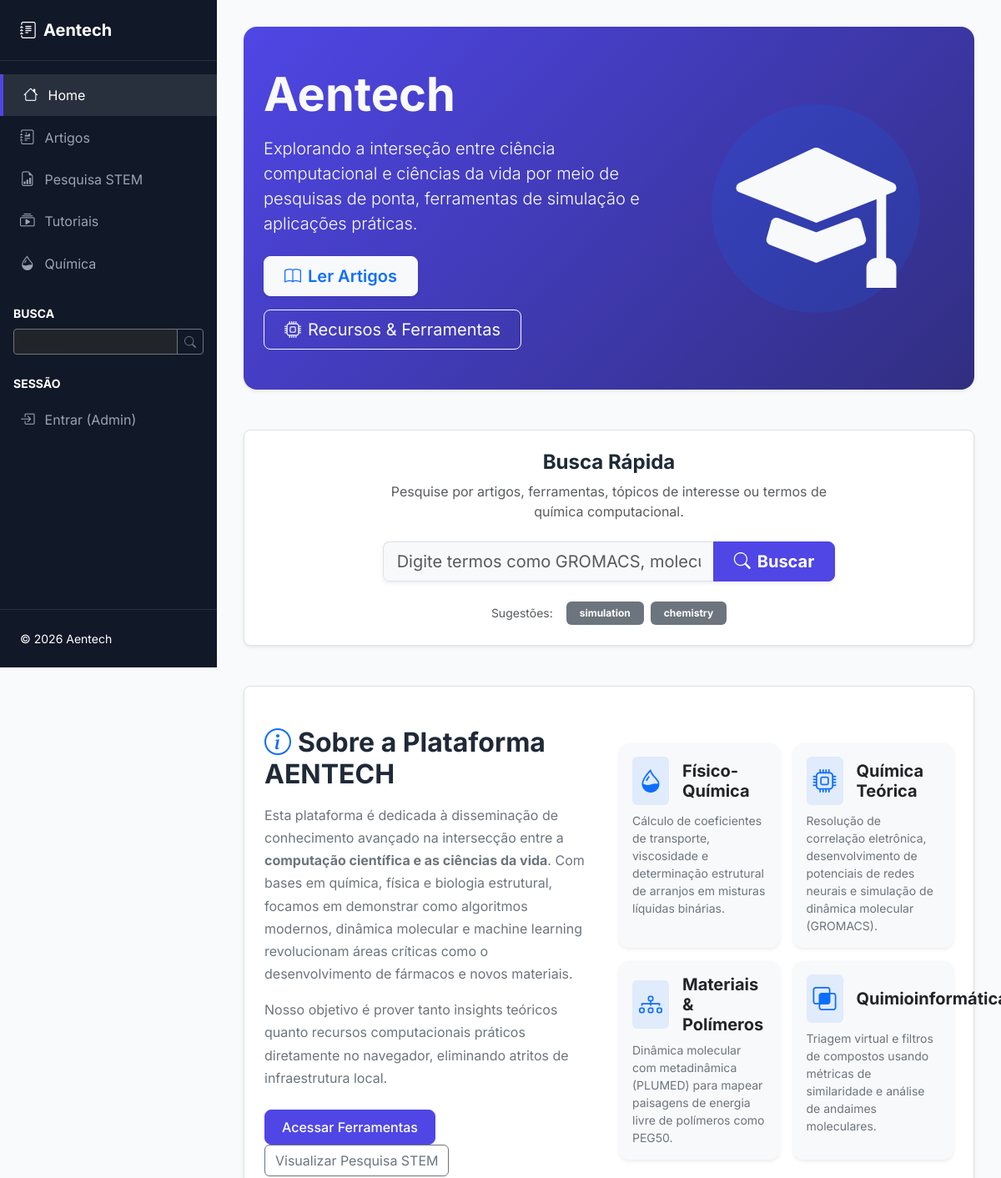
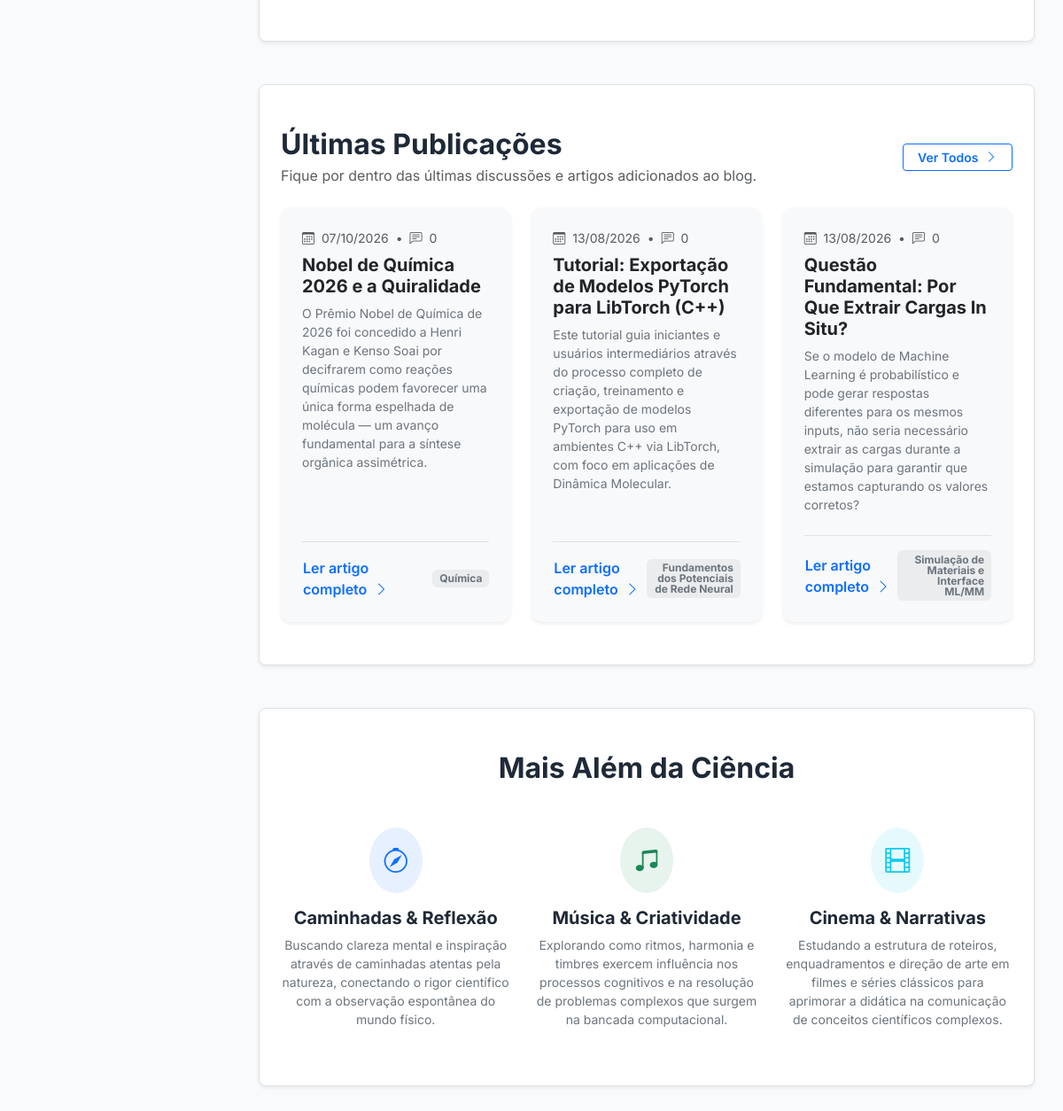
The page /home on the database its author committed (2 pictures, top to bottom).
### app/models.py (models this page shows, shortened)
class Post(db.Model):
    __tablename__ = 'posts'
    id = db.Column(db.Integer, primary_key=True)
    title = db.Column(db.String(200), nullable=False)
    slug = db.Column(db.String(200), unique=True, nullable=False)
    content = db.Column(db.Text, nullable=False)
    excerpt = db.Column(db.String(300))
    is_published = db.Column(db.Boolean, default=True)
    created_at = db.Column(db.DateTime, default=datetime.utcnow)
    updated_at = db.Column(db.DateTime, default=datetime.utcnow, onupdate=datetime.utcnow)
    user_id = db.Column(db.Integer, db.ForeignKey('users.id'), nullable=False)
    comments = db.relationship('Comment', backref='post', lazy='dynamic', cascade='all, delete-orphan')
    categories = db.relationship('Category',
                                secondary=post_categories,
                                backref=db.backref('posts', lazy='dynamic'),
                                lazy='dynamic')

class Category(db.Model):
    __tablename__ = 'categories'
    id = db.Column(db.Integer, primary_key=True)
    name = db.Column(db.String(50), unique=True, nullable=False)
    slug = db.Column(db.String(50), unique=True, nullable=False)
    description = db.Column(db.String(200))

### app/main/views.py (the view)
@blueprint.route('/')
@blueprint.route('/home')
def index():
    recent_posts = Post.query.filter_by(is_published=True)\
        .order_by(Post.created_at.desc())\
        .limit(3).all()
    return render_template('main/index.html', recent_posts=recent_posts)

### app/templates/main/index.html (shortened to what this page needs)
{% extends "base.html" %}
{% block content %}
<section class="hero-section text-white py-5 mb-5 rounded-4 shadow-sm" style="background: linear-gradient(135deg, #4f46e5 0%, #312e81 100%);">
    <div class="container px-4">
        <div class="row align-items-center">
            <div class="col-lg-7 hero-content mb-4 mb-lg-0">
                <h1 class="display-4 fw-bold mb-3 text-light">Aentech</h1>
                <p class="lead mb-4">Explorando a interseção entre ciência computacional e ciências da vida por meio de pesquisas de ponta, ferramentas de simulação e aplicações práticas.</p>
                <div class="d-flex flex-wrap gap-3">
                    <a href="{{ url_for('main.posts_list') }}" class="btn btn-light btn-lg text-primary fw-semibold px-4 shadow-sm">
                        <i class="bi bi-book me-2"></i>Ler Artigos
                    </a>
                    <a href="#resources" class="btn btn-outline-light btn-lg px-4">
                        <i class="bi bi-cpu me-2"></i>Recursos & Ferramentas
                    </a>
                </div>
            </div>
            <div class="col-lg-5 text-center">
                <div class="position-relative d-inline-block">
                    <div class="position-absolute top-50 start-50 translate-middle bg-primary rounded-circle filter-blur" style="width: 250px; height: 250px; opacity: 0.15; z-index: 0;"></div>
                    <i class="bi bi-mortarboard-fill text-light" style="font-size: 12rem; line-height: 1; z-index: 1; position: relative;"></i>
                </div>
            </div>
        </div>
    </div>
</section>
<section class="py-4 bg-white rounded-3 shadow-sm mb-5 border">
    <div class="container px-4">
        <div class="row">
            <div class="col-lg-8 mx-auto text-center">
                <h3 class="h4 fw-bold mb-2">Busca Rápida</h3>
                <p class="text-muted mb-4">Pesquise por artigos, ferramentas, tópicos de interesse ou termos de química computacional.</p>
                <form action="{{ url_for('main.search') }}" method="GET" class="mb-4">
                    <div class="input-group input-group-lg shadow-sm rounded">
                        <input type="text"
                               name="q"
                               class="form-control border-end-0 bg-light"
                               placeholder="Digite termos como GROMACS, molecular simulation..."
                               aria-label="Buscar"
                               required>
                        <button class="btn btn-primary px-4 fw-bold" type="submit">
                            <i class="bi bi-search me-2"></i>Buscar
                        </button>
                    </div>
                </form>
                <div class="d-flex flex-wrap justify-content-center gap-2 align-items-center">
                    <small class="text-muted me-2">Sugestões:</small>
                    <a href="{{ url_for('main.search', q='simulation') }}" class="badge bg-secondary text-decoration-none px-3 py-2">simulation</a>
                    <a href="{{ url_for('main.search', q='chemistry') }}" class="badge bg-secondary text-decoration-none px-3 py-2">chemistry</a>
                </div>
            </div>
        </div>
    </div>
</section>
<section class="py-5 mb-5 bg-white rounded-3 shadow-sm border">
    <div class="container px-4">
        <div class="row align-items-center">
            <div class="col-lg-6 mb-4 mb-lg-0">
                <h2 class="fw-bold mb-3"><i class="bi bi-info-circle text-primary me-2"></i>Sobre a Plataforma AENTECH</h2>
                <p class="text-secondary" style="line-height: 1.7;">Esta plataforma é dedicada à disseminação de conhecimento avançado na intersecção entre a <strong>computação científica e as ciências da vida</strong>. Com bases em química, física e biologia estrutural, focamos em demonstrar como algoritmos modernos, dinâmica molecular e machine learning revolucionam áreas críticas como o desenvolvimento de fármacos e novos materiais.</p>
                <p class="text-secondary" style="line-height: 1.7;">Nosso objetivo é prover tanto insights teóricos quanto recursos computacionais práticos diretamente no navegador, eliminando atritos de infraestrutura local.</p>
                <div class="mt-4">
                    <a href="#resources" class="btn btn-primary me-2">Acessar Ferramentas</a>
                    <a href="{{ url_for('main.survey') }}" class="btn btn-outline-secondary">Visualizar Pesquisa STEM</a>
                </div>
            </div>
            <div class="col-lg-6">
                <div class="row g-3">
                    <div class="col-md-6">
                        <div class="card h-100 border-0 bg-light p-3 shadow-sm hover-up">
                            <div class="d-flex align-items-center mb-2">
                                <div class="bg-primary bg-opacity-10 p-2 rounded text-primary me-3">
                                    <i class="bi bi-droplet-half fs-3"></i>
                                </div>
                                <h5 class="mb-0 fw-bold">Físico-Química</h5>
                            </div>
                            <p class="small text-secondary mb-0">Cálculo de coeficientes de transporte, viscosidade e determinação estrutural de arranjos em misturas líquidas binárias.</p>
                        </div>
                    </div>
                    <div class="col-md-6">
                        <div class="card h-100 border-0 bg-light p-3 shadow-sm hover-up">
                            <div class="d-flex align-items-center mb-2">
                                <div class="bg-primary bg-opacity-10 p-2 rounded text-primary me-3">
                                    <i class="bi bi-cpu fs-3"></i>
                                </div>
                                <h5 class="mb-0 fw-bold">Química Teórica</h5>
                            </div>
                            <p class="small text-secondary mb-0">Resolução de correlação eletrônica, desenvolvimento de potenciais de redes neurais e simulação de dinâmica molecular (GROMACS).</p>
                        </div>
                    </div>
                    <div class="col-md-6">
                        <div class="card h-100 border-0 bg-light p-3 shadow-sm hover-up">
                            <div class="d-flex align-items-center mb-2">
                                <div class="bg-primary bg-opacity-10 p-2 rounded text-primary me-3">
                                    <i class="bi bi-diagram-3 fs-3"></i>
                                </div>
                                <h5 class="mb-0 fw-bold">Materiais & Polímeros</h5>
                            </div>
                            <p class="small text-secondary mb-0">Dinâmica molecular com metadinâmica (PLUMED) para mapear paisagens de energia livre de polímeros como PEG50.</p>
                        </div>
                    </div>
                    <div class="col-md-6">
                        <div class="card h-100 border-0 bg-light p-3 shadow-sm hover-up">
                            <div class="d-flex align-items-center mb-2">
                                <div class="bg-primary bg-opacity-10 p-2 rounded text-primary me-3">
                                    <i class="bi bi-intersect fs-3"></i>
                                </div>
                                <h5 class="mb-0 fw-bold">Quimioinformática</h5>
                            </div>
                            <p class="small text-secondary mb-0">Triagem virtual e filtros de compostos usando métricas de similaridade e análise de andaimes moleculares.</p>
                        </div>
                    </div>
                </div>
            </div>
        </div>
    </div>
</section>
<section class="py-5 mb-5 bg-white rounded-3 shadow-sm border">
    <div class="container px-4">
        <div class="d-flex justify-content-between align-items-center mb-4">
            <div>
                <h2 class="fw-bold mb-1">Últimas Publicações</h2>
                <p class="text-muted mb-0">Fique por dentro das últimas discussões e artigos adicionados ao blog.</p>
            </div>
            <a href="{{ url_for('main.posts_list') }}" class="btn btn-outline-primary btn-sm px-3 fw-semibold">
                Ver Todos <i class="bi bi-chevron-right ms-1"></i>
            </a>
        </div>
        <div class="row g-4">
            {% for post in recent_posts %}
            <div class="col-lg-4 col-md-6">
                <article class="card h-100 border-0 shadow-sm bg-light hover-up overflow-hidden">
                    <div class="card-body p-4 d-flex flex-column">
                        <div class="d-flex align-items-center text-muted small mb-2">
                            <span><i class="bi bi-calendar3 me-1"></i> {{ post.created_at.strftime('%d/%m/%Y') }}</span>
                            <span class="mx-2">&bull;</span>
                            <span><i class="bi bi-chat-left-text me-1"></i> {{ post.comments.count() }}</span>
                        </div>
                        <h4 class="card-title h5 fw-bold mb-2">
                            <a href="{{ url_for('main.post_detail', slug=post.slug) }}" class="text-dark text-decoration-none hover-primary">
                                {{ post.title }}
                            </a>
                        </h4>
                        <p class="card-text text-secondary small flex-grow-1 mb-4">{{ post.excerpt or post.content[:150] ~ '...' }}</p>
                        <div class="d-flex justify-content-between align-items-center mt-auto border-top pt-3">
                            <a href="{{ url_for('main.post_detail', slug=post.slug) }}" class="btn btn-link text-primary p-0 fw-semibold text-decoration-none text-start small">
                                Ler artigo completo <i class="bi bi-chevron-right ms-1"></i>
                            </a>
                            {% if post.categories.first() %}
                            <span class="badge bg-secondary bg-opacity-10 text-secondary text-wrap text-end small" style="max-width: 50%;">
                                {{ post.categories.first().name }}
                            </span>
                            {% endif %}
                        </div>
                    </div>
                </article>
            </div>
            {% else %}
            <div class="col-12 text-center py-5">
                <i class="bi bi-journal-x fs-1 text-muted mb-3 d-block"></i>
                <h5 class="text-muted">Nenhum post publicado no momento.</h5>
            </div>
            {% endfor %}
        </div>
    </div>
</section>
<section class="py-5 bg-white rounded-3 shadow-sm border mb-5">
    <div class="container px-4">
        <h2 class="fw-bold text-center mb-5">Mais Além da Ciência</h2>
        <div class="row g-4">
            <div class="col-md-4 text-center">
                <div class="bg-primary bg-opacity-10 text-primary d-inline-flex p-3 rounded-circle mb-3">
                    <i class="bi bi-compass fs-3"></i>
                </div>
                <h5 class="fw-bold">Caminhadas & Reflexão</h5>
                <p class="text-secondary small">Buscando clareza mental e inspiração através de caminhadas atentas pela natureza, conectando o rigor científico com a observação espontânea do mundo físico.</p>
            </div>
            <div class="col-md-4 text-center">
                <div class="bg-success bg-opacity-10 text-success d-inline-flex p-3 rounded-circle mb-3">
                    <i class="bi bi-music-note-beamed fs-3"></i>
                </div>
                <h5 class="fw-bold">Música & Criatividade</h5>
                <p class="text-secondary small">Explorando como ritmos, harmonia e timbres exercem influência nos processos cognitivos e na resolução de problemas complexos que surgem na bancada computacional.</p>
            </div>
            <div class="col-md-4 text-center">
                <div class="bg-info bg-opacity-10 text-info d-inline-flex p-3 rounded-circle mb-3">
                    <i class="bi bi-film fs-3"></i>
                </div>
                <h5 class="fw-bold">Cinema & Narrativas</h5>
                <p class="text-secondary small">Estudando a estrutura de roteiros, enquadramentos e direção de arte em filmes e séries clássicos para aprimorar a didática na comunicação de conceitos científicos complexos.</p>
            </div>
        </div>
    </div>
</section>
{% endblock %}

### rows shown on the page
Post: created_at "07/10/2026", comments.count "0", title "Nobel de Química 2026 e a Quiralidade", excerpt "O Prêmio Nobel de Química de 2026 foi concedido a Henri Kagan e Kenso Soai por decifrarem como reações químicas podem favorecer uma única forma espelhada de molécula — um avanço fundamental para a síntese orgânica assimétrica.", categories.first "Química"
Post: created_at "13/08/2026", comments.count "0", title "Tutorial: Exportação de Modelos PyTorch para LibTorch (C++)", excerpt "Este tutorial guia iniciantes e usuários intermediários através do processo completo de criação, treinamento e exportação de modelos PyTorch para uso em ambientes C++ via LibTorch, com foco em aplicações de Dinâmica Molecular.", categories.first "Fundamentos dos Potenciais de Rede Neural"
Post: created_at "13/08/2026", comments.count "0", title "Questão Fundamental: Por Que Extrair Cargas In Situ?", excerpt "Se o modelo de Machine Learning é probabilístico e pode gerar respostas diferentes para os mesmos inputs, não seria necessário extrair as cargas durante a simulação para garantir que estamos capturando os valores corretos?", categories.first "Simulação de Materiais e Interface ML/MM"
